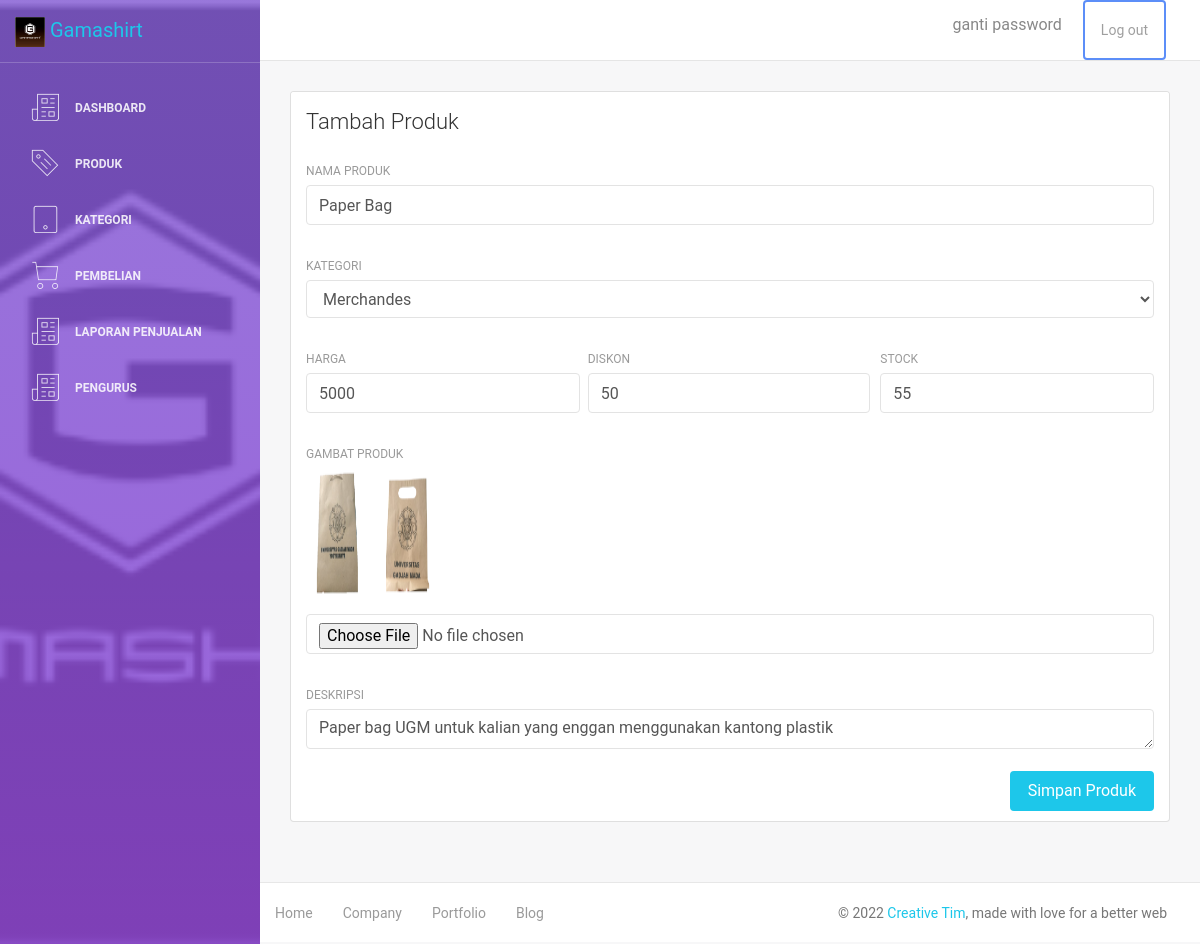
The app's page /admin/edit-produk.php?id=5 (signed in) with its own data.
### tables this page shows
CREATE TABLE `produk` (
  `id_produk` int(11) NOT NULL,
  `id_kategori` int(11) DEFAULT NULL,
  `nama_produk` varchar(30) DEFAULT NULL,
  `stock` int(4) DEFAULT NULL,
  `harga` int(8) DEFAULT NULL,
  `deskripsi` text DEFAULT NULL,
  `diskon` int(11) DEFAULT NULL,
  `gambar` text DEFAULT NULL
);

### admin/edit-produk.php (the view, shortened to what this page needs)
<?php
include 'header.php';
include '../db/koneksi.php';
$data1 = $mysqli->query("SELECT * FROM kategori");
while ($tiap = $data1->fetch_assoc())
{
	$datakategori[] = $tiap;
}
$data=$mysqli->query("SELECT * FROM produk JOIN kategori ON produk.id_kategori = kategori.id_kategori WHERE id_produk = $_GET[id]");
$detail = $data->fetch_assoc();
?>
<div class="content">
  <div class="container-fluid">
    <div class="row">
      <div class="col-md-12">
        <div class="card">
          <div class="card-header">
            <h4 class="card-title">Tambah Produk</h4>
          </div>
          <div class="card-body">
            <form action="proses/edit_produk.php" method="POST" enctype="multipart/form-data">
              <div class="row">
                <div class="col-md-12">
                  <div class="form-group">
                    <label>Nama Produk</label>
                    <input type="text" class="form-control" placeholder="Tulis Disini" name="nama_produk"
                      value="<?= $detail['nama_produk'] ?>">
                  </div>
                </div>
              </div>
              <div class="row">
                <div class="col-md-12">
                  <div class="form-group">
                    <label>Kategori</label>
                    <select class="form-control" name="id_kategori">
                      <?php foreach ($datakategori as $key => $value): ?>
                      <option value="<?php echo $value["id_kategori"] ?>"
                        <?php if ($detail["id_kategori"]==$value["id_kategori"]){ echo "selected"; } ?>>
                        <?php echo $value["nama_kategori"] ?>
                      </option>
                      <?php endforeach ?>
                    </select>
                  </div>
                </div>
              </div>
              <div class="row">
                <div class="col-md-4 pr-1">
                  <div class="form-group">
                    <label>Harga</label>
                    <input type="number" min="0" class="form-control" placeholder="Tulis Disini" name="harga"
                      value="<?= $detail['harga'] ?>">
                  </div>
                </div>
                <div class="col-md-4 pl-1">
                  <div class="form-group">
                    <label>diskon</label>
                    <input type="number" min="0" class="form-control" placeholder="Tulis Disini" name="diskon"
                      value="<?= $detail['diskon'] ?>">
                  </div>
                </div>
                <div class="col-md-4 pl-1">
                  <div class="form-group">
                    <label>Stock</label>
                    <input type="number" min="0" class="form-control" placeholder="Tulis Disini" name="stock"
                      value="<?= $detail['stock'] ?>">
                  </div>
                </div>
              </div>
              <div class="row">
                <div class="col-md-12">
                  <div class="form-group">
                    <label>Gambat Produk</label><br>
                    <img src="../gambar_produk/<?php echo $detail['gambar']; ?>"
                      style="width: 130px; height: 130px; border-radius: 15px;" />
                    <input type="file" class="form-control mt-3" name="gambar">
                  </div>
                </div>
              </div>
              <div class="row">
                <div class="col-md-12">
                  <div class="form-group">
                    <label>Deskripsi</label>
                    <textarea rows="4" cols="80" class="form-control" placeholder="Tulis Disini"
                      name="deskripsi"><?= $detail['deskripsi'] ?></textarea>
                  </div>
                </div>
              </div>
              <button type="submit" class="btn btn-info btn-fill pull-right">Simpan Produk</button>
              <div class="clearfix"></div>
            </form>
          </div>
        </div>
      </div>
    </div>
  </div>
</div>
<?php include 'footer.php'; ?>

### records on screen
produk: nama_produk "Paper Bag", harga "5000", diskon "50", stock "55", deskripsi "Paper bag UGM untuk kalian yang enggan menggunakan kantong plastik"

### other values on screen
form field id_kategori "Merchandes"
